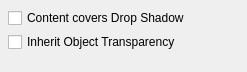
<?xml version="1.0" encoding="UTF-8"?>
<ui version="4.0">
 <class>BlockDropShadowAdvanced</class>
 <widget class="QWidget" name="BlockDropShadowAdvanced">
  <property name="geometry">
   <rect>
    <x>0</x>
    <y>0</y>
    <width>247</width>
    <height>72</height>
   </rect>
  </property>
  <property name="windowTitle">
   <string>Form</string>
  </property>
  <layout class="QVBoxLayout" name="verticalLayout">
   <property name="spacing">
    <number>4</number>
   </property>
   <property name="leftMargin">
    <number>8</number>
   </property>
   <property name="topMargin">
    <number>8</number>
   </property>
   <property name="rightMargin">
    <number>8</number>
   </property>
   <property name="bottomMargin">
    <number>8</number>
   </property>
   <item>
    <widget class="QCheckBox" name="checkBox">
     <property name="text">
      <string>Content covers Drop Shadow</string>
     </property>
    </widget>
   </item>
   <item>
    <widget class="QCheckBox" name="checkBox_2">
     <property name="text">
      <string>Inherit Object Transparency</string>
     </property>
    </widget>
   </item>
   <item>
    <spacer name="verticalSpacer">
     <property name="orientation">
      <enum>Qt::Vertical</enum>
     </property>
     <property name="sizeHint" stdset="0">
      <size>
       <width>0</width>
       <height>0</height>
      </size>
     </property>
    </spacer>
   </item>
  </layout>
 </widget>
 <resources/>
 <connections/>
</ui>
